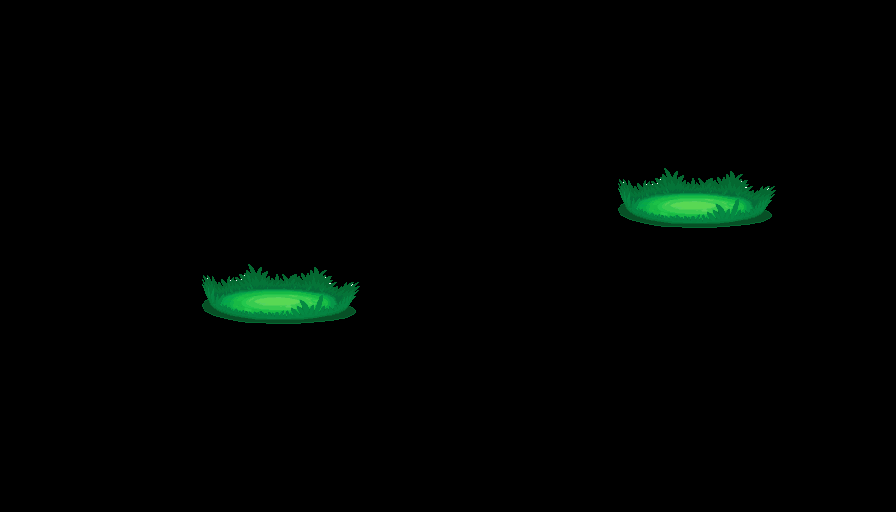

Tiled map render using the project's own tile images. Description and the whole map definition, tile-layer contents included, below:
An orthogonal 28x16 tile map with 32x32 px tiles, 1 tile layer (grass) and 2 objects (player, opponent).

<map version="1.2" tiledversion="1.2.4" orientation="orthogonal" renderorder="right-down" width="28" height="16" tilewidth="32" tileheight="32" infinite="0" nextlayerid="3" nextobjectid="4">
 <tileset firstgid="1" source="grass-tileset.tsx" />
 <layer id="1" name="grass" width="28" height="16">
  <data encoding="csv">
0,0,0,0,0,0,0,0,0,0,0,0,0,0,0,0,0,0,0,0,0,0,0,0,0,0,0,0,
0,0,0,0,0,0,0,0,0,0,0,0,0,0,0,0,0,0,0,0,0,0,0,0,0,0,0,0,
0,0,0,0,0,0,0,0,0,0,0,0,0,0,0,0,0,0,0,0,0,0,0,0,0,0,0,0,
0,0,0,0,0,0,0,0,0,0,0,0,0,0,0,0,0,0,0,0,0,0,0,0,0,0,0,0,
0,0,0,0,0,0,0,0,0,0,0,0,0,0,0,0,0,0,0,0,0,0,0,0,0,0,0,0,
0,0,0,0,0,0,0,0,0,0,0,0,0,0,0,0,0,0,0,1,2,3,4,5,6,0,0,0,
0,0,0,0,0,0,0,0,0,0,0,0,0,0,0,0,0,0,0,15,16,17,18,19,20,0,0,0,
0,0,0,0,0,0,0,0,0,0,0,0,0,0,0,0,0,0,0,29,30,31,32,33,34,0,0,0,
0,0,0,0,0,0,1,2,3,4,5,6,0,0,0,0,0,0,0,0,0,0,0,0,0,0,0,0,
0,0,0,0,0,0,15,16,17,18,19,20,0,0,0,0,0,0,0,0,0,0,0,0,0,0,0,0,
0,0,0,0,0,0,29,30,31,32,33,34,0,0,0,0,0,0,0,0,0,0,0,0,0,0,0,0,
0,0,0,0,0,0,0,0,0,0,0,0,0,0,0,0,0,0,0,0,0,0,0,0,0,0,0,0,
0,0,0,0,0,0,0,0,0,0,0,0,0,0,0,0,0,0,0,0,0,0,0,0,0,0,0,0,
0,0,0,0,0,0,0,0,0,0,0,0,0,0,0,0,0,0,0,0,0,0,0,0,0,0,0,0,
0,0,0,0,0,0,0,0,0,0,0,0,0,0,0,0,0,0,0,0,0,0,0,0,0,0,0,0,
0,0,0,0,0,0,0,0,0,0,0,0,0,0,0,0,0,0,0,0,0,0,0,0,0,0,0,0
</data>
 </layer>
 <objectgroup id="2" name="pokemon">
  <object id="1" name="player" x="271.667" y="300.667">
   <point />
  </object>
  <object id="3" name="opponent" x="695" y="205.667">
   <point />
  </object>
 </objectgroup>
</map>
